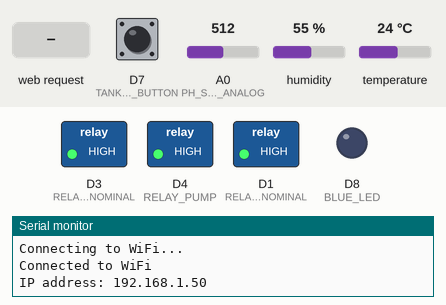
A sketch run on a simulated ESP8266 (NodeMCU). Shown: switched loads named in the sketch (green lamp = pin HIGH), output pins drawn as LEDs (lit = HIGH), the last lines printed to the serial monitor. The inputs (shaded band) are chosen by the test bench; at power-on: A0 (PH_SENSOR_ANALOG) = 512, D7 (TANK_FULL_BUTTON) HIGH, humidity 55 %, temperature 24 °C. WiFi joins after 1.5 s; servers stay silent unless stated; uploads are accepted with an empty reply.

Above: at 3.3 s.
3.4 s: A0 (PH_SENSOR_ANALOG) set to 484
At 6.0 s:
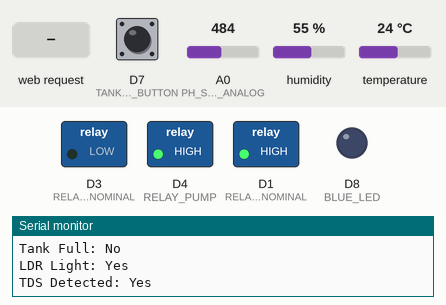
6.5 s: HTTP request GET /pump received
At 7.4 s:
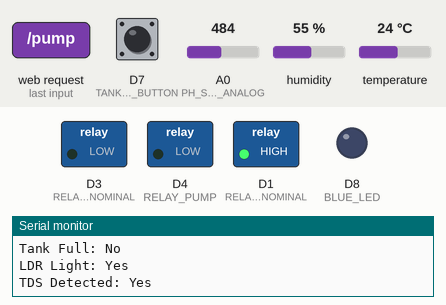
8.0 s: A0 (PH_SENSOR_ANALOG) set to 510
At 10.7 s:
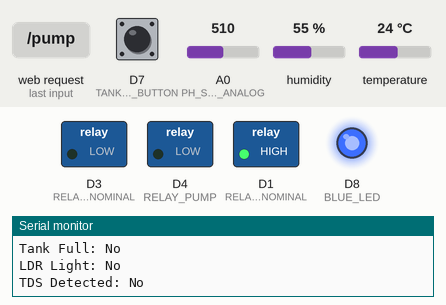
11.8 s: A0 (PH_SENSOR_ANALOG) set to 862
16.8 s: A0 (PH_SENSOR_ANALOG) set to 894
At 21.3 s:
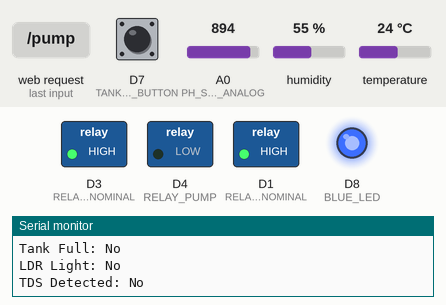
22.5 s: HTTP request GET /pump received
At 23.1 s:
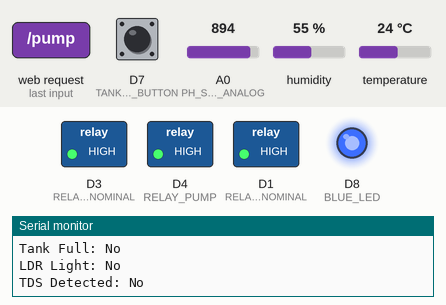
Timing chart, 0 to 25.0 s (numbered marks = the images above; inputs shaded):
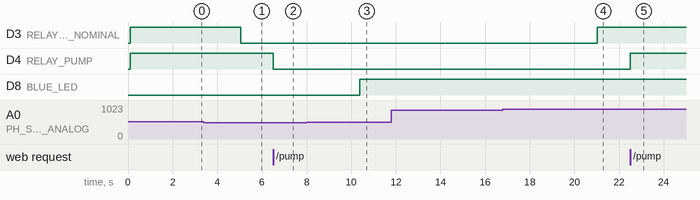

Measured:
- the behaviour switches between 500 and 499 on A0 (PH_SENSOR_ANALOG) (found by bisection; images 0 and 1)
- the behaviour switches between 876 and 877 on A0 (PH_SENSOR_ANALOG) (found by bisection; images 3 and 4)
- after the input at 3.4 s, D8 (BLUE_LED): stays LOW (without the input it goes to HIGH after 1.7 s)
- after the input at 6.5 s, D4 (RELAY_PUMP): HIGH → LOW at once
- after the input at 8.0 s, D8 (BLUE_LED): LOW → HIGH after 2.4 s
- after the input at 16.8 s, D3 (RELAY_BELOW_NOMINAL): LOW → HIGH after 4.2 s
- after the input at 22.5 s, D4 (RELAY_PUMP): LOW → HIGH at once

The sketch:

finalCapstoneCode_20250512220407.ino
```cpp
#include <ESP8266WiFi.h>
#include <WiFiClientSecure.h>
#include <ESP8266WebServer.h>
#include <DHT.h>
#include <Wire.h>

// === WiFi Credentials ===
const char* ssid = "pwm";
const char* password = "12345678";

// === Google Apps Script URL ===
const char* host = "script.google.com";
const int httpsPort = 443;
const char* googleScriptURL = "/macros/s/AKfycbx5rbm38N_jSkkmmTgEmfJUPnQHCi1JEH2XeCwWez7fqkgZsap1RrKz0JpGE3lCa2Qj4Q/exec";

// === Sensor Pins ===
#define DHTPIN D2
#define DHTTYPE DHT11
DHT dht(DHTPIN, DHTTYPE);

#define PH_SENSOR_ANALOG A0
#define LDR_PIN D5
#define TDS_PIN D6
#define TANK_FULL_BUTTON D7

// === Relay Pins ===
#define RELAY_ABOVE_NOMINAL D1
#define RELAY_BELOW_NOMINAL D3
#define RELAY_PUMP D4

// === Blue LED Pin ===
#define BLUE_LED D8

ESP8266WebServer server(80);

float temperature, humidity;
int ldrValue, tdsRaw, phRaw;
float pH;
bool tankFull = false;
String ldrStatus;
String tdsStatus;

WiFiClientSecure client;

// === Timing Variables ===
unsigned long lastUpdateTime = 0;
const unsigned long updateInterval = 5000;

void setup() {
  Serial.begin(9600);
  delay(100);

  // Relay setup
  pinMode(RELAY_ABOVE_NOMINAL, OUTPUT);
  pinMode(RELAY_BELOW_NOMINAL, OUTPUT);
  pinMode(RELAY_PUMP, OUTPUT);

  // Blue LED setup
  pinMode(BLUE_LED, OUTPUT);

  digitalWrite(RELAY_ABOVE_NOMINAL, HIGH);
  digitalWrite(RELAY_BELOW_NOMINAL, HIGH);
  digitalWrite(RELAY_PUMP, HIGH);
  digitalWrite(BLUE_LED, LOW); // LED OFF initially

  // Sensor setup
  dht.begin();
  pinMode(TANK_FULL_BUTTON, INPUT_PULLUP);

  // Connect to WiFi
  WiFi.begin(ssid, password);
  while (WiFi.status() != WL_CONNECTED) {
    delay(1000);
    Serial.println("Connecting to WiFi...");
  }
  Serial.println("Connected to WiFi");
  Serial.print("IP address: ");
  Serial.println(WiFi.localIP());

  // Web server routes
  server.on("/", handleRoot);
  server.on("/data", handleJSON);
  server.on("/pump", handlePumpToggle);
  server.begin();
  client.setInsecure();
}

void loop() {
  server.handleClient();

  if (millis() - lastUpdateTime >= updateInterval) {
    readSensors();
    controlRelays();
    sendToGoogleSheet();
    lastUpdateTime = millis();
  }
}

void readSensors() {
  humidity = dht.readHumidity();
  temperature = dht.readTemperature();

  if (isnan(temperature) || isnan(humidity)) {
    Serial.println("Failed to read from DHT sensor!");
    return;
  }

  phRaw = analogRead(PH_SENSOR_ANALOG);
  pH = map(phRaw, 0, 1023, 0, 1400) / 100.0;

  ldrValue = analogRead(LDR_PIN);
  ldrStatus = (ldrValue < 500) ? "Yes" : "No";

  tdsRaw = analogRead(TDS_PIN);
  tdsStatus = (tdsRaw < 500) ? "Yes" : "No";

  tankFull = !digitalRead(TANK_FULL_BUTTON);

  Serial.println("Temperature: " + String(temperature));
  Serial.println("Humidity: " + String(humidity));
  Serial.println("PH: " + String(pH));
  Serial.println("Tank Full: " + String(tankFull ? "Yes" : "No"));
  Serial.println("LDR Light: " + ldrStatus);
  Serial.println("TDS Detected: " + tdsStatus);
}

void controlRelays() {
  // Auto pH Control
  if (pH > 14.5) {
    digitalWrite(RELAY_ABOVE_NOMINAL, LOW);  // ON
    digitalWrite(RELAY_BELOW_NOMINAL, HIGH); // OFF
  } else if (pH < 12.0) {
    digitalWrite(RELAY_ABOVE_NOMINAL, HIGH); // OFF
    digitalWrite(RELAY_BELOW_NOMINAL, LOW);  // ON
  } else {
    digitalWrite(RELAY_ABOVE_NOMINAL, HIGH);
    digitalWrite(RELAY_BELOW_NOMINAL, HIGH);
  }

  // LDR Control
  if (ldrValue < 500) {
    digitalWrite(BLUE_LED, LOW);  // Turn OFF LED when light detected
  } else {
    digitalWrite(BLUE_LED, HIGH); // Turn ON LED when dark
  }
}

void sendToGoogleSheet() {
  if (!client.connect(host, httpsPort)) {
    Serial.println("Connection failed to Google Apps Script");
    return;
  }

  String url = String(googleScriptURL) +
               "?temp=" + temperature +
               "&humidity=" + humidity +
               "&ph=" + pH +
               "&tank=" + (tankFull ? "Yes" : "No") +
               "&ldr=" + ldrStatus +
               "&tds=" + tdsStatus;

  client.print(String("GET ") + url + " HTTP/1.1\r\n" +
               "Host: " + host + "\r\n" +
               "User-Agent: ESP8266\r\n" +
               "Connection: close\r\n\r\n");

  while (client.connected()) {
    String line = client.readStringUntil('\n');
    if (line == "\r") break;
  }
  while (client.available()) {
    String line = client.readStringUntil('\n');
    Serial.println(line);
  }
  client.stop();
}

// === JSON API ===
void handleJSON() {
  String json = "{";
  json += "\"temp\":" + String(temperature) + ",";
  json += "\"humidity\":" + String(humidity) + ",";
  json += "\"ph\":" + String(pH) + ",";
  json += "\"tankFull\":\"" + String(tankFull ? "Yes" : "No") + "\",";
  json += "\"ldr\":\"" + ldrStatus + "\",";
  json += "\"tds\":\"" + tdsStatus + "\"";
  json += "}";
  server.send(200, "application/json", json);
}

// === Pump Toggle API ===
void handlePumpToggle() {
  digitalWrite(RELAY_PUMP, !digitalRead(RELAY_PUMP));
  server.send(200, "text/plain", "Pump Relay toggled");
}

// === Dashboard UI Route ===
void handleRoot() {
  String html = R"rawliteral(
  <!DOCTYPE html><html>
  <head>
    <meta charset='UTF-8'>
    <meta name='viewport' content='width=device-width, initial-scale=1.0'>
    <title>Hydroponics Control Panel</title>
    <link href="https://fonts.googleapis.com/css2?family=Poppins:wght@300;400;500;600&display=swap" rel="stylesheet">
    <link rel="stylesheet" href="https://cdnjs.cloudflare.com/ajax/libs/font-awesome/6.0.0/css/all.min.css">
    <style>
      :root {
        --primary: #4361ee;
        --secondary: #3f37c9;
        --success: #4cc9f0;
        --warning: #f8961e;
        --danger: #f94144;
        --light: #f8f9fa;
        --dark: #212529;
        --gray: #6c757d;
      }

      * {
        margin: 0;
        padding: 0;
        box-sizing: border-box;
      }

      body {
        font-family: 'Poppins', sans-serif;
        background-color: #f5f7ff;
        color: var(--dark);
        line-height: 1.6;
        padding: 20px;
      }

      .container {
        max-width: 1200px;
        margin: 0 auto;
      }

      header {
        text-align: center;
        margin-bottom: 30px;
        padding: 20px;
        background: linear-gradient(135deg, var(--primary), var(--secondary));
        color: white;
        border-radius: 10px;
        box-shadow: 0 4px 20px rgba(67, 97, 238, 0.15);
      }

      h1 {
        font-size: 2.2rem;
        margin-bottom: 5px;
      }

      .subtitle {
        font-size: 1rem;
        opacity: 0.9;
      }

      .dashboard {
        display: grid;
        grid-template-columns: repeat(auto-fill, minmax(280px, 1fr));
        gap: 20px;
        margin-bottom: 30px;
      }

      .card {
        background: white;
        border-radius: 12px;
        padding: 20px;
        box-shadow: 0 4px 12px rgba(0, 0, 0, 0.05);
        transition: all 0.3s ease;
      }

      .card:hover {
        transform: translateY(-5px);
        box-shadow: 0 8px 20px rgba(0, 0, 0, 0.1);
      }

      .card-header {
        display: flex;
        align-items: center;
        margin-bottom: 15px;
        color: var(--gray);
      }

      .card-header i {
        margin-right: 10px;
        font-size: 1.2rem;
      }

      .card-value {
        font-size: 2.2rem;
        font-weight: 600;
        margin: 10px 0;
        color: var(--primary);
      }

      .card-footer {
        margin-top: 10px;
        font-size: 0.9rem;
      }

      .status {
        display: inline-block;
        padding: 5px 12px;
        border-radius: 20px;
        font-size: 0.8rem;
        font-weight: 500;
      }

      .status-good {
        background-color: rgba(76, 201, 240, 0.1);
        color: var(--success);
      }

      .status-warning {
        background-color: rgba(248, 150, 30, 0.1);
        color: var(--warning);
      }

      .status-danger {
        background-color: rgba(249, 65, 68, 0.1);
        color: var(--danger);
      }

      .control-panel {
        background: white;
        border-radius: 12px;
        padding: 25px;
        box-shadow: 0 4px 12px rgba(0, 0, 0, 0.05);
        text-align: center;
        margin-bottom: 30px;
      }

      .control-btn {
        background: var(--primary);
        color: white;
        border: none;
        padding: 12px 25px;
        border-radius: 8px;
        font-size: 1rem;
        font-weight: 500;
        cursor: pointer;
        transition: all 0.3s ease;
        display: inline-flex;
        align-items: center;
        box-shadow: 0 4px 8px rgba(67, 97, 238, 0.2);
      }

      .control-btn:hover {
        background: var(--secondary);
        transform: translateY(-2px);
        box-shadow: 0 6px 12px rgba(67, 97, 238, 0.25);
      }

      .control-btn i {
        margin-right: 8px;
      }

      .external-link {
        display: inline-flex;
        align-items: center;
        padding: 12px 25px;
        background: var(--success);
        color: white;
        text-decoration: none;
        border-radius: 8px;
        font-weight: 500;
        transition: all 0.3s ease;
        box-shadow: 0 4px 8px rgba(76, 201, 240, 0.2);
      }

      .external-link:hover {
        background: #3ab8dd;
        transform: translateY(-2px);
        box-shadow: 0 6px 12px rgba(76, 201, 240, 0.25);
      }

      .external-link i {
        margin-right: 8px;
      }

      @media (max-width: 768px) {
        .dashboard {
          grid-template-columns: 1fr;
        }
      }
    </style>
  </head>
  <body>
    <div class="container">
      <header>
        <h1><i class="fas fa-seedling"></i> Hydroponics Control Panel</h1>
        <p class="subtitle">Real-time monitoring and control system</p>
      </header>

      <div class="dashboard">
        <div class="card">
          <div class="card-header">
            <i class="fas fa-thermometer-half"></i>
            <span>Temperature</span>
          </div>
          <div class="card-value">)rawliteral" + String(temperature) + R"rawliteral(</div>
          <div class="card-footer">
            <span class="card-unit">°C</span>
          </div>
        </div>

        <div class="card">
          <div class="card-header">
            <i class="fas fa-tint"></i>
            <span>Humidity</span>
          </div>
          <div class="card-value">)rawliteral" + String(humidity) + R"rawliteral(</div>
          <div class="card-footer">
            <span class="card-unit">%</span>
          </div>
        </div>

        <div class="card">
          <div class="card-header">
            <i class="fas fa-flask"></i>
            <span>pH Level</span>
          </div>
          <div class="card-value">)rawliteral" + String(pH) + R"rawliteral(</div>
          <div class="card-footer">
            <span class="status status-)rawliteral" + (pH >= 12.0 && pH <= 12.5 ? "good" : "warning") + R"rawliteral(">
              )rawliteral" + (pH >= 12.0 && pH <= 12.5 ? "Optimal" : "Needs Adjustment") + R"rawliteral(
            </span>
          </div>
        </div>

        <div class="card">
          <div class="card-header">
            <i class="fas fa-water"></i>
            <span>Water Tank</span>
          </div>
          <div class="card-value">)rawliteral" + (tankFull ? "Full" : "Low") + R"rawliteral(</div>
          <div class="card-footer">
            <span class="status status-)rawliteral" + (tankFull ? "good" : "danger") + R"rawliteral(">
              )rawliteral" + (tankFull ? "Normal" : "Needs Refill") + R"rawliteral(
            </span>
          </div>
        </div>

        <div class="card">
          <div class="card-header">
            <i class="fas fa-lightbulb"></i>
            <span>Light Status</span>
          </div>
          <div class="card-value">)rawliteral" + ldrStatus + R"rawliteral(</div>
          <div class="card-footer">
            <span class="status status-)rawliteral" + (ldrValue < 500 ? "good" : "warning") + R"rawliteral(">
              )rawliteral" + (ldrValue < 500 ? "Light Detected" : "Dark") + R"rawliteral(
            </span>
          </div>
        </div>

        <div class="card">
          <div class="card-header">
            <i class="fas fa-vial"></i>
            <span>TDS Status</span>
          </div>
          <div class="card-value">)rawliteral" + tdsStatus + R"rawliteral(</div>
          <div class="card-footer">
            <span class="status status-)rawliteral" + (tdsRaw < 500 ? "good" : "warning") + R"rawliteral(">
              )rawliteral" + (tdsRaw < 500 ? "Normal" : "Check Solution") + R"rawliteral(
            </span>
          </div>
        </div>
      </div>

      <div class="control-panel">
        <button class="control-btn" onclick="togglePump()">
          <i class="fas fa-power-off"></i>
          Toggle Water Pump
        </button>
      </div>

      <a href="https://docs.google.com/spreadsheets/d/1ADY8WvbVTONGMPo1hFSQWVhlhasvrKhDoanUX8CQ_so/edit?gid=0#gid=0"
         target="_blank"
         class="external-link">
        <i class="fas fa-external-link-alt"></i>
        View Data Logs
      </a>
    </div>

    <script>
      function togglePump() {
        fetch('/pump')
          .then(response => response.text())
          .then(data => {
            alert("Water pump toggled successfully!");
          })
          .catch(err => {
            alert("Error toggling pump: " + err);
          });
      }

      // Auto-refresh every 10 seconds
      setTimeout(() => {
        window.location.reload();
      }, 10000);
    </script>
  </body>
  </html>
  )rawliteral";

  server.send(200, "text/html", html);
}
```
